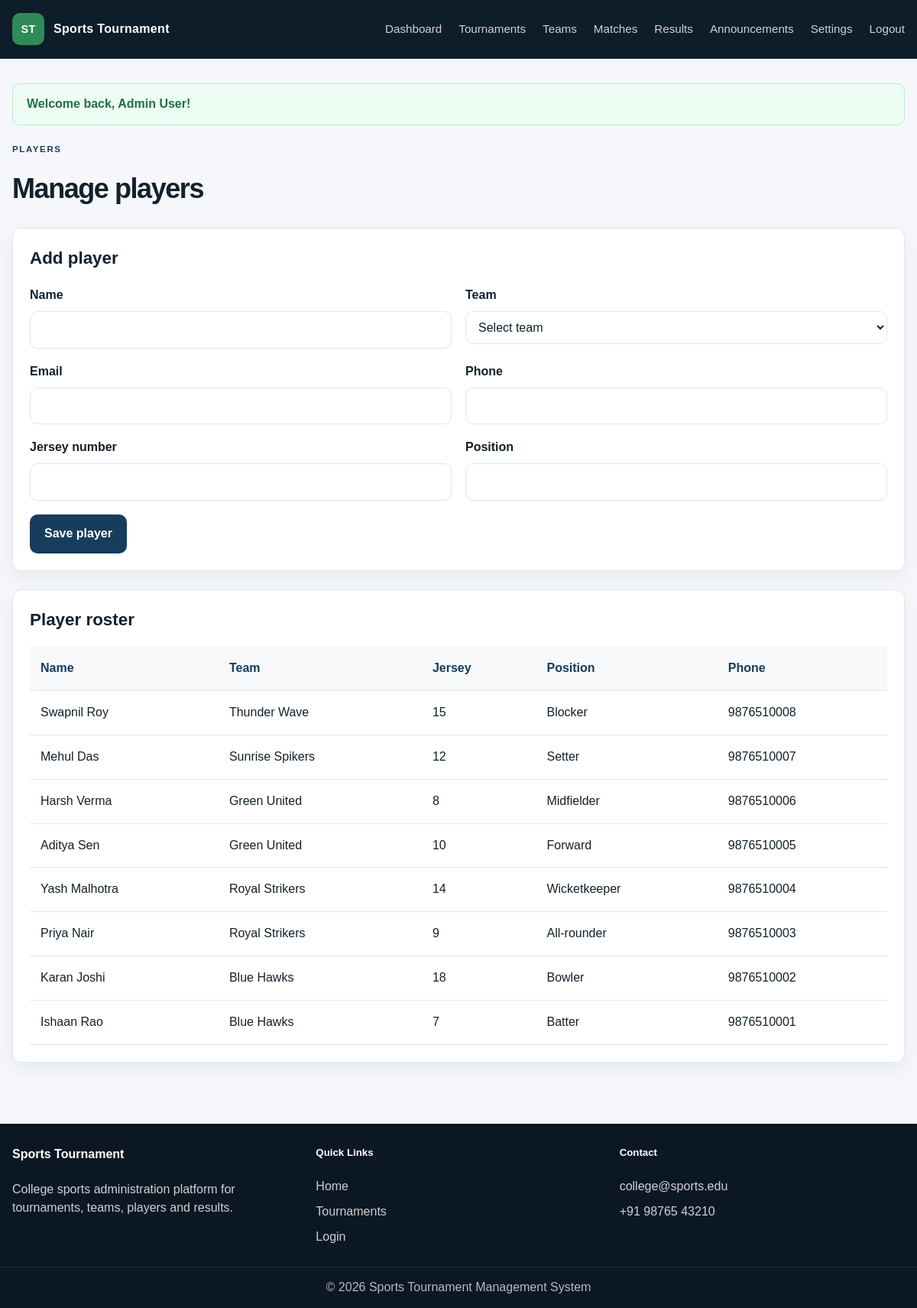
/admin/players.php (signed in), run on the app's committed database.
### tables this page shows
CREATE TABLE players (
    id INT AUTO_INCREMENT PRIMARY KEY,
    team_id INT NOT NULL,
    name VARCHAR(100) NOT NULL,
    email VARCHAR(150) DEFAULT NULL,
    phone VARCHAR(25) DEFAULT NULL,
    jersey_number INT NOT NULL,
    position VARCHAR(60) NOT NULL,
    created_at TIMESTAMP DEFAULT CURRENT_TIMESTAMP,
    CONSTRAINT fk_player_team FOREIGN KEY (team_id) REFERENCES teams(id) ON DELETE CASCADE
);

CREATE TABLE teams (
    id INT AUTO_INCREMENT PRIMARY KEY,
    tournament_id INT NOT NULL,
    name VARCHAR(150) NOT NULL,
    captain_name VARCHAR(100) NOT NULL,
    captain_email VARCHAR(150) DEFAULT NULL,
    captain_phone VARCHAR(25) DEFAULT NULL,
    created_at TIMESTAMP DEFAULT CURRENT_TIMESTAMP,
    UNIQUE KEY uq_team_name_per_tournament (tournament_id, name),
    CONSTRAINT fk_team_tournament FOREIGN KEY (tournament_id) REFERENCES tournaments(id) ON DELETE CASCADE
);

### admin/players.php (the view, shortened to what this page needs)
<?php
$pdo = db();
$players = $pdo->query('SELECT p.*, t.name as team_name FROM players p LEFT JOIN teams t ON t.id = p.team_id ORDER BY p.created_at DESC')->fetchAll();
require_once __DIR__ . '/../includes/header.php';
?>
<div class="page-header">
    <div>
        <span class="eyebrow dark">Players</span>
        <h1>Manage players</h1>
    </div>
</div>
<div class="panel">
    <div class="panel-header"><h2>Add player</h2></div>
    <form method="post" class="form-grid">
        <div class="field-group">
            <label>Name</label>
            <input type="text" name="name" required>
        </div>
        <div class="field-group">
            <label>Team</label>
            <select name="team_id" required>
                <option value="">Select team</option>
            </select>
        </div>
        <div class="field-group">
            <label>Email</label>
            <input type="email" name="email">
        </div>
        <div class="field-group">
            <label>Phone</label>
            <input type="tel" name="phone">
        </div>
        <div class="field-group">
            <label>Jersey number</label>
            <input type="number" name="jersey_number" required>
        </div>
        <div class="field-group">
            <label>Position</label>
            <input type="text" name="position" required>
        </div>
        <div class="form-actions full-width">
            <button type="submit" class="button button-primary">Save player</button>
        </div>
    </form>
</div>
<div class="panel">
    <div class="panel-header"><h2>Player roster</h2></div>
    <div class="table-wrap">
        <table>
            <thead>
                <tr>
                    <th>Name</th>
                    <th>Team</th>
                    <th>Jersey</th>
                    <th>Position</th>
                    <th>Phone</th>
                </tr>
            </thead>
            <tbody>
                <?php foreach ($players as $player): ?>
                    <tr>
                        <td><?= e($player['name']) ?></td>
                        <td><?= e($player['team_name']) ?></td>
                        <td><?= e($player['jersey_number']) ?></td>
                        <td><?= e($player['position']) ?></td>
                        <td><?= e($player['phone']) ?></td>
                    </tr>
                <?php endforeach; ?>
            </tbody>
        </table>
    </div>
</div>
<?php require_once __DIR__ . '/../includes/footer.php'; ?>

### assets/css/style.css (style rules this page uses)
:root { --bg: #f5f7fa; --panel: #ffffff; --panel-alt: #eef3f8; --ink: #11212d; --muted: #536477; --line: #dfe7ef; --primary: #163d5d; --primary-soft: #e8f0f8; --accent: #2e8b57; --accent-soft: #eaf8ef; --danger: #c64242; --warning: #b87828; --shadow: 0 10px 25px rgba(17, 33, 45, 0.06); --radius: 12px; }
* { box-sizing: border-box; }
html { scroll-behavior: smooth; }
body { margin: 0; font-family: Arial, Helvetica, sans-serif; background: var(--bg); color: var(--ink); line-height: 1.55; }
button, input, select, textarea { font: inherit; }
.eyebrow { display: inline-block; font-size: 0.72rem; letter-spacing: 0.14em; text-transform: uppercase; font-weight: 700; color: var(--accent); margin-bottom: 14px; }
.eyebrow.dark { color: var(--primary); }
.button { border: 1px solid transparent; border-radius: 10px; padding: 12px 18px; cursor: pointer; display: inline-flex; align-items: center; justify-content: center; font-weight: 700; transition: 0.2s ease; text-decoration: none; }
.button-primary { background: var(--primary); color: #fff; }
.button.primary, .button.button-primary { background: var(--primary); color: #fff; }
.full-width { width: 100%; }
.info-card, .panel, .stat-box, .auth-card { background: var(--panel); border: 1px solid var(--line); border-radius: var(--radius); box-shadow: var(--shadow); }
.table-wrap { overflow-x: auto; width: 100%; }
table { width: 100%; border-collapse: collapse; min-width: 640px; background: var(--panel); }
th, td { padding: 16px 14px; border-bottom: 1px solid var(--line); text-align: left; vertical-align: top; }
th { background: #f6f8fa; color: var(--primary); font-weight: 700; }
.page-header { width: min(1180px, calc(100% - 32px)); margin: 0 auto 24px; display: flex; align-items: center; justify-content: space-between; gap: 16px; }
.page-header h1 { margin: 0; font-size: clamp(2rem, 3vw, 2.5rem); letter-spacing: -0.04em; }
.panel { width: min(1180px, calc(100% - 32px)); margin: 0 auto 24px; padding: 22px; }
.panel-header { margin-bottom: 18px; }
.panel-header h2 { margin: 0; font-size: 1.4rem; }
.form-grid { display: grid; grid-template-columns: repeat(2, minmax(220px, 1fr)); gap: 18px; }
.field-group { display: flex; flex-direction: column; gap: 8px; }
.full-width { grid-column: 1 / -1; }
label { font-weight: 600; color: var(--ink); }
input, select, textarea { width: 100%; border: 1px solid var(--line); border-radius: 10px; padding: 11px 12px; background: #fff; color: var(--ink); }
.form-actions { display: flex; gap: 10px; align-items: center; justify-content: flex-start; }

### data on the page
players: name "Swapnil Roy", team.name "Thunder Wave", jersey_number "15", position "Blocker", phone "9876510008"
players: name "Mehul Das", team.name "Sunrise Spikers", jersey_number "12", position "Setter", phone "9876510007"
players: name "Harsh Verma", team.name "Green United", jersey_number "8", position "Midfielder", phone "9876510006"
players: name "Aditya Sen", team.name "Green United", jersey_number "10", position "Forward", phone "9876510005"
players: name "Yash Malhotra", team.name "Royal Strikers", jersey_number "14", position "Wicketkeeper", phone "9876510004"
players: name "Priya Nair", team.name "Royal Strikers", jersey_number "9", position "All-rounder", phone "9876510003"
players: name "Karan Joshi", team.name "Blue Hawks", jersey_number "18", position "Bowler", phone "9876510002"
players: name "Ishaan Rao", team.name "Blue Hawks", jersey_number "7", position "Batter", phone "9876510001"

### other printed values
$item['label'] "Dashboard"
$item['label'] "Tournaments"
$item['label'] "Teams"
$item['label'] "Matches"
$item['label'] "Results"
$item['label'] "Announcements"
$flash['message'] "Welcome back, Admin User!"
